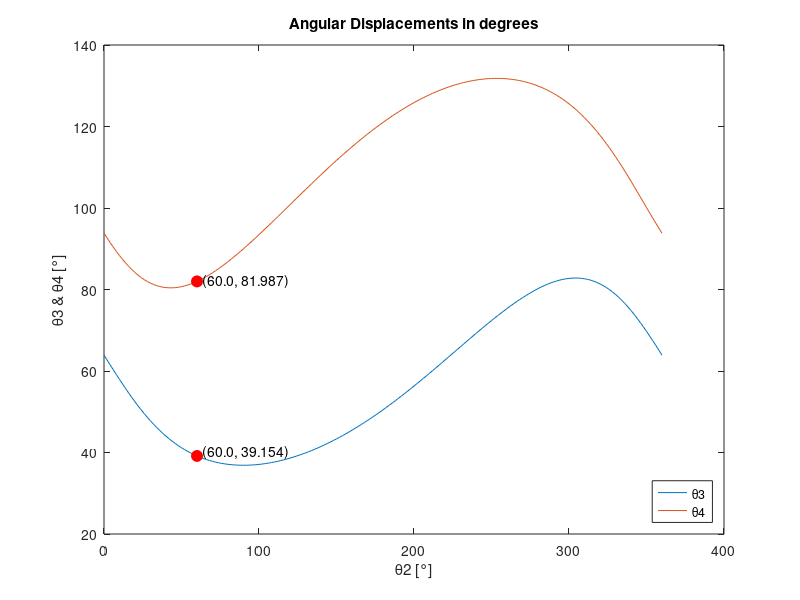
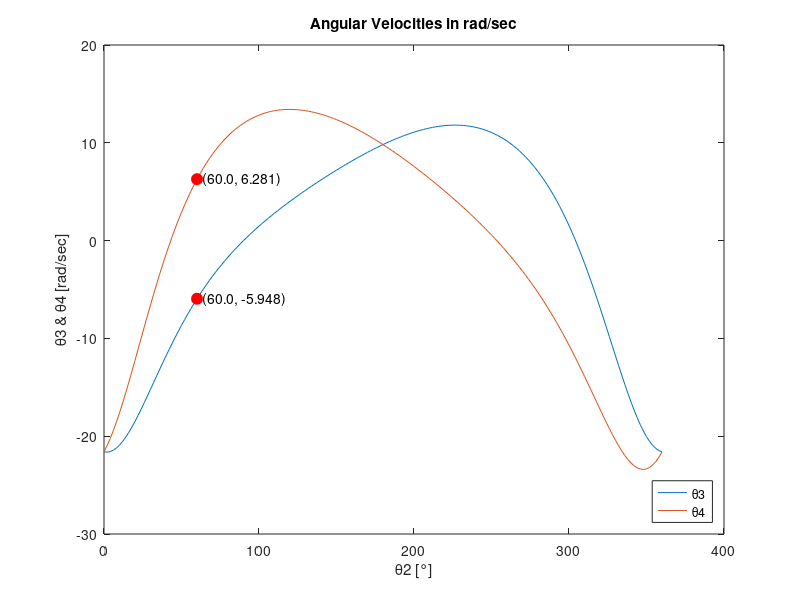
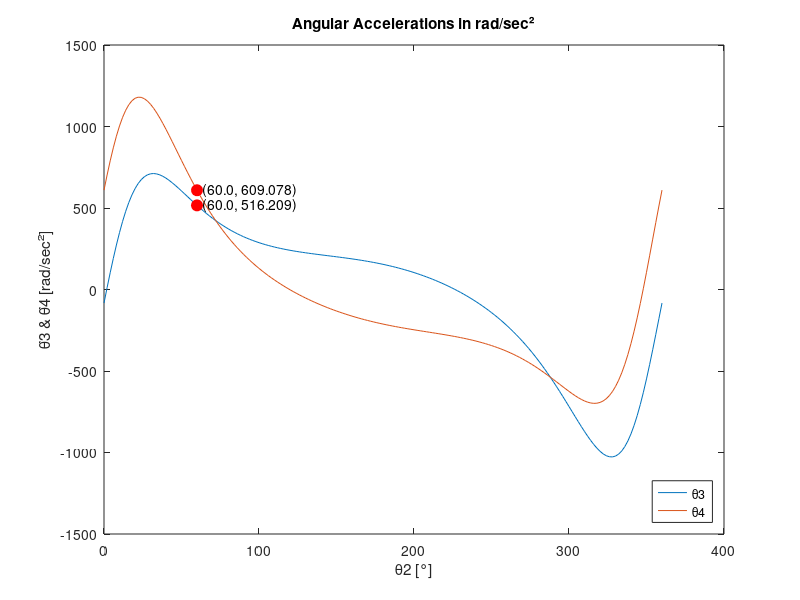
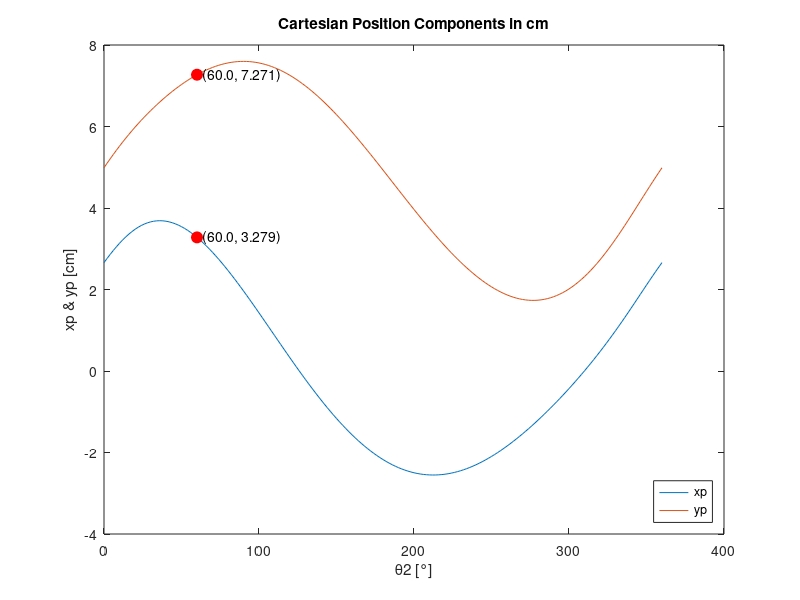

The MATLAB script that drew these images, in order:
% B.5: Compute kinematic quantities over full cycle

% Define known variables and equations from Part B
%   as θ3, θ4, etc... will need to be solved for
%% Links
r1 = 8.0; %cm
r2 = 3.0; %cm
r3 = 10.0; %cm
r4 = 9.0; %cm

w2 = 36; %rad/sec
a2 = 0; %rad/sec^2

rbp = 5.0; %cm
r5 = rbp;

beta = 30; %degrees
beta_rad = deg2rad(beta);

%% H values
h1 = r1/r2;
h2 = r1/r3;
h3 = r1/r4;
h4 = (-r1^2-r2^2-r3^2+r4^2)/(2*r2*r3);
h5 = (r1^2+r2^2-r3^2+r4^2)/(2*r2*r4);

theta2 = 0:2:360; %input incremements of 2 degrees over a full rotation
theta2_rad = deg2rad(theta2);
theta2dot_rad = 36;
theta2doubledot_rad = 0;

%% Constants for simplification
a = h4 + h2.*cos(theta2_rad)-h1+cos(theta2_rad);
b = -sin(theta2_rad);
c = h4+h2.*cos(theta2_rad)+h1-cos(theta2_rad);
d = h5-h3.*cos(theta2_rad)+cos(theta2_rad)-h1;
e = h5-h3.*cos(theta2_rad)-cos(theta2_rad)+h1;

%% Desired Angle for Verification
indexAt60 = find(theta2 == 60);

%% a) θ3, θ4 vs θ2
theta3 = 2.*atan((-b-sqrt(b.^2-a.*c))./(a));
theta3_deg = rad2deg(theta3);

theta4 = 2.*atan((-b-sqrt(b.^2-d.*e))./(d));
theta4_deg = rad2deg(theta4);

theta3_deg_60 = theta3_deg(indexAt60);
theta4_deg_60 = theta4_deg(indexAt60);

figure ('Name', 'Ang.Disp.');
plot(theta2,theta3_deg);
title('Angular Displacements in degrees');
xlabel('θ2 [°]');
ylabel('θ3 & θ4 [°]');
hold on;
plot(theta2,theta4_deg);

plot(60, theta3_deg_60, 'ro', 'MarkerFaceColor', 'r', ...
    'MarkerSize', 8);
text(60,theta3_deg_60 + 1, sprintf('  (%.1f, %.3f)', 60,theta3_deg_60));
plot(60, theta4_deg_60, 'ro', 'MarkerFaceColor', 'r', ...
    'MarkerSize', 8);
text(60,theta4_deg_60, sprintf('  (%.1f, %.3f)', 60,theta4_deg_60));

legend({'θ3','θ4'},'Location','Southeast');
hold off;

%% b) θ̇3, θ̇4 vs θ2
theta3_dot = (r2.*theta2dot_rad.*sin(theta2_rad-theta4))./ ...
    (r3.*sin(theta4-theta3));
theta4_dot = (r2.*theta2dot_rad.*sin(theta2_rad-theta3))./ ...
    (r4.*sin(theta4-theta3));

theta3_dot_deg_60 = theta3_dot(indexAt60);
theta4_dot_deg_60 = theta4_dot(indexAt60);

figure ('Name', 'Ang.Vel.');
plot(theta2,theta3_dot);
title('Angular Velocities in rad/sec');
xlabel('θ2 [°]');
ylabel('θ̇3 & θ̇4 [rad/sec]');
hold on;
plot(theta2,theta4_dot);

plot(60, theta3_dot_deg_60, 'ro', 'MarkerFaceColor', 'r', ...
    'MarkerSize', 8);
text(60,theta3_dot_deg_60, sprintf('  (%.1f, %.3f)', 60,theta3_dot_deg_60));
plot(60, theta4_dot_deg_60, 'ro', 'MarkerFaceColor', 'r', ...
    'MarkerSize', 8);
text(60,theta4_dot_deg_60, sprintf('  (%.1f, %.3f)', 60,theta4_dot_deg_60));

legend({'θ̇3','θ̇4'},'Location','Southeast');
hold off;

%% c) θ̈3, θ̈4 vs θ2
theta3_doubledot = ( ...
    -r4.*theta4_dot.^2 ...
    + r3.*theta3_dot.^2.*cos(theta3 - theta4) ...
    + r2.*theta2dot_rad.^2.*cos(theta2_rad - theta4) ...
    + r2.*theta2doubledot_rad.*sin(theta2_rad - theta4) ...
    ) ./ (r3.*sin(theta4 - theta3));
theta4_doubledot = (-r3.*theta3_dot.^2 ...
    + r4.*theta4_dot.^2.*cos(theta4 - theta3) ...
    - r2.*theta2dot_rad.^2.*cos(theta2_rad - theta3) ...
    + r2.*theta2doubledot_rad.*sin(theta2_rad - theta3) ...
    ) ./ (r4.*sin(theta3 - theta4));

theta3_doubledot_deg_60 = theta3_doubledot(indexAt60);
theta4_doubledot_deg_60 = theta4_doubledot(indexAt60);

figure ('Name', 'Ang.Acc.');
plot(theta2,theta3_doubledot);
title('Angular Accelerations in rad/sec²');
xlabel('θ2 [°]');
ylabel('θ̈3 & θ̈4 [rad/sec²]');
hold on;
plot(theta2,theta4_doubledot);

plot(60, theta3_doubledot_deg_60, 'ro', 'MarkerFaceColor', 'r', ...
    'MarkerSize', 8);
text(60,theta3_doubledot_deg_60, sprintf('  (%.1f, %.3f)', 60,theta3_doubledot_deg_60));
plot(60, theta4_doubledot_deg_60, 'ro', 'MarkerFaceColor', 'r', ...
    'MarkerSize', 8);
text(60,theta4_doubledot_deg_60, sprintf('  (%.1f, %.3f)', 60,theta4_doubledot_deg_60));

legend({'θ̈3','θ̈4'},'Location','Southeast');
hold off;

%% d) xp, yp vs θ2
theta5 = theta3+beta_rad;

xp = r5.*cos(theta5) + r2.*cos(theta2_rad);
yp = r5.*sin(theta5) + r2.*sin(theta2_rad);

xp_deg_60 = xp(indexAt60);
yp_deg_60 = yp(indexAt60);

figure ('Name', 'Cart.Pos.');
plot(theta2,xp);
title('Cartesian Position Components in cm');
xlabel('θ2 [°]');
ylabel('xp & yp [cm]');
hold on;
plot(theta2,yp);

plot(60, xp_deg_60, 'ro', 'MarkerFaceColor', 'r', ...
    'MarkerSize', 8);
text(60,xp_deg_60, sprintf('  (%.1f, %.3f)', 60,xp_deg_60));
plot(60, yp_deg_60, 'ro', 'MarkerFaceColor', 'r', ...
    'MarkerSize', 8);
text(60,yp_deg_60, sprintf('  (%.1f, %.3f)', 60,yp_deg_60));

legend({'xp','yp'},'Location','Southeast');
hold off;

%% e) Velocity magnitude |vp| vs θ2
xp_dot = -theta3_dot.*r5.*sin(theta5) ...
         -theta2dot_rad.*r2.*sin(theta2_rad);
yp_dot = theta3_dot.*r5.*cos(theta5) ...
         +theta2dot_rad.*r2.*cos(theta2_rad);

xp_dot_deg_60 = xp_dot(indexAt60);
yp_dot_deg_60 = yp_dot(indexAt60);
vp_mag_deg_60 = sqrt(xp_dot_deg_60.^2+yp_dot_deg_60.^2);

vp_mag = abs(sqrt(xp_dot.^2 + yp_dot.^2));
figure ('Name', 'Vel.Mag.');
plot(theta2,vp_mag);
title('Velocity Magnitude in cm/sec²');
xlabel('θ2 [°]');
ylabel('vp [cm]');
hold on;

plot(60, vp_mag_deg_60, 'ro', 'MarkerFaceColor', 'r', ...
    'MarkerSize', 8);
text(60,vp_mag_deg_60, sprintf('  (%.1f, %.3f)', 60,vp_mag_deg_60));

legend({'vp'},'Location','Southeast');
hold off;

%% f) Acceleration Magnitude |ap| vs θ2
xp_doubledot = -theta3_doubledot.*r5.*sin(theta5) ...
               -theta3_dot.^2.*r5.*cos(theta5) ...
               -theta2doubledot_rad.*r2.*sin(theta2_rad) ...
               -theta2dot_rad.^2.*r2.*cos(theta2_rad);
yp_doubledot = theta3_doubledot.*r5.*cos(theta5) ...
               -theta3_dot.^2.*r5.*sin(theta5) ...
               +theta2doubledot_rad.*r2.*cos(theta2_rad) ...
               -theta2dot_rad.^2.*r2.*sin(theta2_rad);

xp_doubledot_deg_60 = xp_doubledot(indexAt60);
yp_doubledot_deg_60 = yp_doubledot(indexAt60);
ap_mag_deg_60 = sqrt(xp_doubledot_deg_60.^2+yp_doubledot_deg_60.^2);

ap_mag = abs(sqrt(xp_doubledot.^2 + yp_doubledot.^2));
figure ('Name', 'Acc.Mag.');
plot(theta2, ap_mag);
title('Acceleration Magnitude in cm/sec²');
xlabel('θ2 [°]');
ylabel('ap [cm]');
hold on;

plot(60, ap_mag_deg_60, 'ro', 'MarkerFaceColor', 'r', ...
    'MarkerSize', 8);
text(60,ap_mag_deg_60, sprintf('  (%.1f, %.3f)', 60,ap_mag_deg_60));

legend({'ap'}, 'Location', 'Southeast');
hold off;

%% g) Coupler Curve yp vs xp
figure ('Name', 'Coupler Curve');
plot(xp, yp);
title('Coupler Curve: yp vs xp');
xlabel('xp [cm]');
ylabel('yp [cm]');
grid on;
